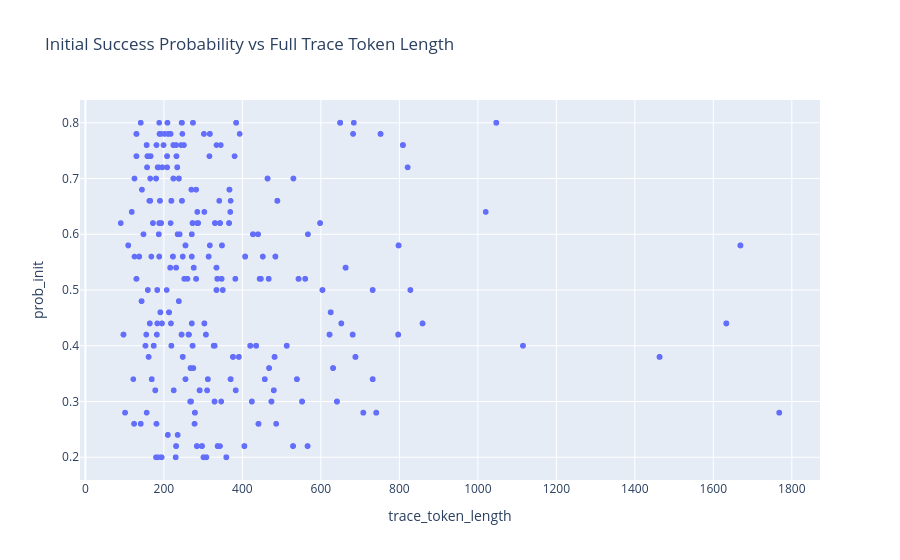

The notebook cell this image was saved under:
### Code cell
# Check if longer traces correlate with lower initial success probability
fig = px.scatter(df,
                 x='trace_token_length' ,
                 y='prob_init',
                 hover_data=['sample_id', 'prob_before', 'prob_after'],
                 title='Initial Success Probability vs Full Trace Token Length'
                 )
fig.show()

### Figure 1 — Plotly figure (JSON) as saved in the notebook; plotly's stock layout.template omitted (floating-point values rounded to 4 significant figures; data arrays with more than 128 entries replaced by an {"elided": "..."} marker saying what was removed)
{"data": [{"customdata": {"elided": "1928x3 mixed values"}, "hovertemplate": "trace_token_length=%{x}<br>prob_init=%{y}<br>sample_id=%{customdata[0]}<br>prob_before=%{customdata[1]}<br>prob_after=%{customdata[2]}<extra></extra>", "legendgroup": "", "marker": {"color": "#636efa", "symbol": "circle"}, "mode": "markers", "name": "", "showlegend": false, "type": "scattergl", "x": {"elided": "1928 int values"}, "xaxis": "x", "y": {"elided": "1928 float values"}, "yaxis": "y"}], "layout": {"legend": {"tracegroupgap": 0}, "title": {"text": "Initial Success Probability vs Full Trace Token Length"}, "xaxis": {"anchor": "y", "domain": [0, 1], "title": {"text": "trace_token_length"}}, "yaxis": {"anchor": "x", "domain": [0, 1], "title": {"text": "prob_init"}}}}
